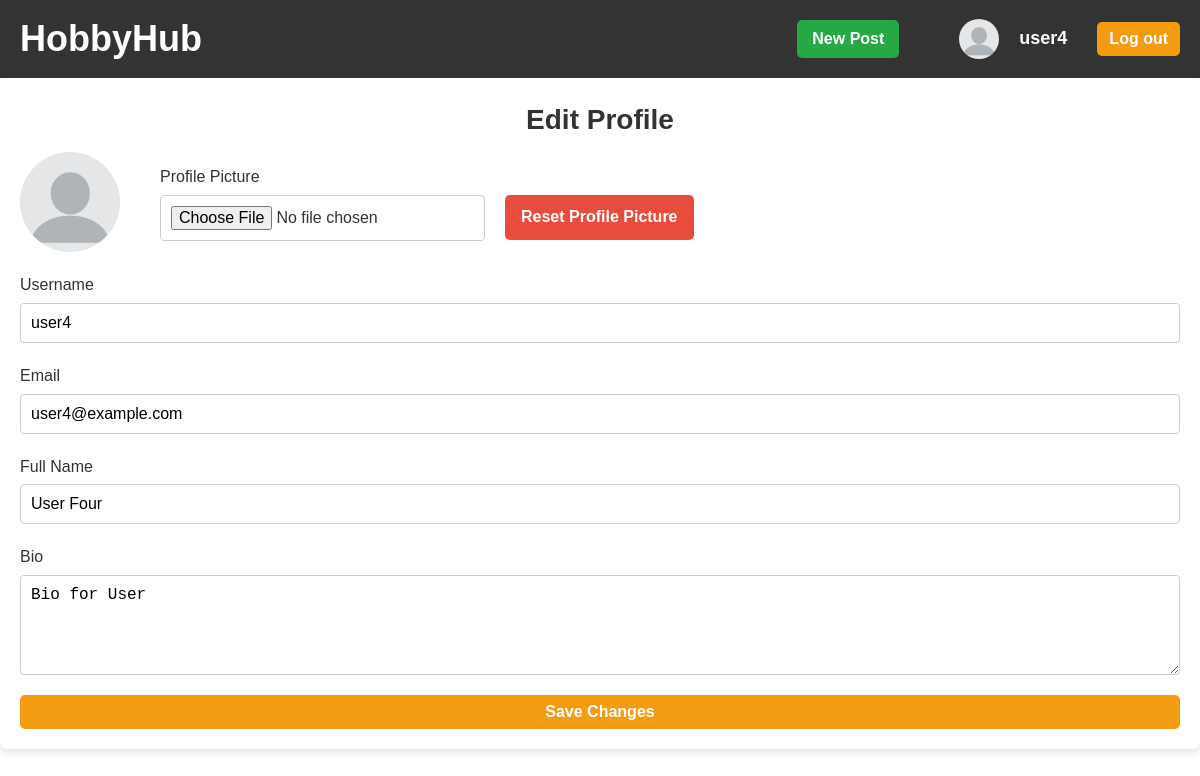
Screenshot of /profile.php (signed in) with the database file from the repository.
### tables this page shows
CREATE TABLE `users` (
  `user_id` int(10) UNSIGNED NOT NULL,
  `username` varchar(50) NOT NULL,
  `full_name` varchar(100) NOT NULL,
  `email` varchar(100) NOT NULL,
  `password_hash` varchar(255) NOT NULL,
  `created_at` timestamp NOT NULL DEFAULT CURRENT_TIMESTAMP,
  `bio` text,
  `profile_picture` longblob
);

### profile.php (the view, shortened to what this page needs)
<?php
include 'db_connection.php';
include 'Component/navbar.php';
$isLoggedIn = isset($_SESSION['user_id']);
$userId = $isLoggedIn ? $_SESSION['user_id'] : null;
$userName = $isLoggedIn ? $_SESSION['username'] : null;
$navbar = new Navbar($conn, $isLoggedIn, $userId, $userName);
$user_id = $_SESSION['user_id'];
$sql_user = "SELECT username, email, full_name, bio, profile_picture FROM users WHERE user_id = '$user_id'";
$result_user = $conn->query($sql_user);
$user = $result_user->fetch_assoc();
?>
<!DOCTYPE html>
<html lang="en">
<head>
    <link rel="stylesheet" href="profile.css">
    <link rel="stylesheet" href="navbar.css">
</head>
<body>
<header>
    <?php echo $navbar->render(); ?>
</header>
<main>
    <div class="container">
        <h2>Edit Profile</h2>
        <form method="POST" enctype="multipart/form-data">
            <div class="form-group">
                <div class="profile-picture-container">
                    <div class="current-profile-picture">
                        <?php if ($user['profile_picture'] && $user['profile_picture'] !== 'default.png'): ?>
                            <img alt="Profile Picture">
                        <?php else: ?>
                            <img src="default.png" alt="Default Profile Picture">
                        <?php endif; ?>
                    </div>
                    <div class="file-input">
                        <label for="profile_picture">Profile Picture</label>
                        <input type="file" name="profile_picture" id="profile_picture" accept="image/*">
                    </div>
                    <button type="submit" name="reset_picture" class="btn reset-btn">Reset Profile Picture</button>
                </div>
            </div>
            <div class="form-group">
                <label for="username">Username</label>
                <input type="text" name="username" id="username" value="<?php echo htmlspecialchars($user['username']); ?>" required>
            </div>
            <div class="form-group">
                <label for="email">Email</label>
                <input type="email" name="email" id="email" value="<?php echo htmlspecialchars($user['email']); ?>" required>
            </div>
            <div class="form-group">
                <label for="full_name">Full Name</label>
                <input type="text" name="full_name" id="full_name" value="<?php echo htmlspecialchars($user['full_name']); ?>">
            </div>
            <div class="form-group">
                <label for="bio">Bio</label>
                <textarea name="bio" id="bio"><?php echo htmlspecialchars($user['bio']); ?></textarea>
            </div>
            <button type="submit" class="btn save-btn">Save Changes</button>
        </form>
    </div>
</main>
</body>
</html>

### profile.css (style rules this page uses)
.container { max-width: 800px; margin: 40px auto; padding: 20px; background-color: #fff; border-radius: 8px; box-shadow: 0 4px 8px rgba(0, 0, 0, 0.1); }
h2 { text-align: center; margin-bottom: 30px; color: #333; }
.form-group { margin-bottom: 20px; }
.form-group label { display: block; font-size: 16px; margin-bottom: 5px; }
.form-group input, .form-group textarea { width: 100%; padding: 10px; font-size: 16px; border: 1px solid #ccc; border-radius: 4px; box-sizing: border-box; }
.form-group textarea { height: 100px; resize: vertical; }
.profile-picture-container { display: flex; align-items: center; gap: 20px; }
.file-input { display: flex; flex-direction: column; }
.file-input label { margin-bottom: 5px; }
.save-btn { width: 100%; padding: 12px; background-color: #f39c12; border: none; color: #fff; font-size: 16px; font-weight: bold; border-radius: 5px; cursor: pointer; transition: background-color 0.3s ease, transform 0.2s ease; }
.current-profile-picture { width: 100px; height: 100px; border-radius: 50%; object-fit: cover; margin-right: 20px; }
.current-profile-picture img { width: 100%; height: 100%; border-radius: 50%; object-fit: cover; }
.reset-btn { display: flex; align-items: center; justify-content: center; height: 45px; padding: 10px 20px; margin-top: 30px; background-color: #e74c3c; border: none; color: #fff; font-size: 16px; font-weight: bold; border-radius: 5px; cursor: pointer; transition: background-color 0.3s ease, transform 0.2s ease; }

### navbar.css (style rules this page uses)
header { width: 100%; background-color: #333; color: #fff; }
.container { max-width: 1200px; margin: 0 auto; padding: 20px; }
.container h2 { font-size: 28px; margin-bottom: 10px; color: #333; }
.btn { padding: 8px 16px; font-size: 16px; font-weight: bold; border: none; border-radius: 5px; cursor: pointer; transition: background-color 0.3s ease, transform 0.2s ease; }

### glowna.css (style rules this page uses)
* { margin: 0; padding: 0; box-sizing: border-box; }
body { font-family: Arial, sans-serif; line-height: 1.6; color: #333; }

### rows the page displays
users: username "user4", email "user4@example.com", full_name "User Four", bio "Bio for User"

### other values shown
$this->userName "user4"
